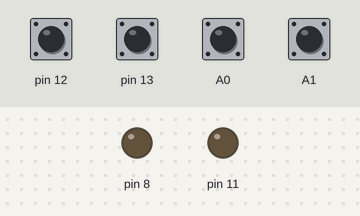
The sketch below on a simulated Arduino Uno, built with avr-gcc and run on an emulated ATmega328P. On the bench: output pins drawn as LEDs (lit = HIGH). The inputs (shaded band) are chosen by the test bench; at power-on: A0, A1, pin 12, pin 13 HIGH.

Above: at 2.2 s.
2.3 s: pin 12 pulled LOW for 0.15 s
At 3.3 s:
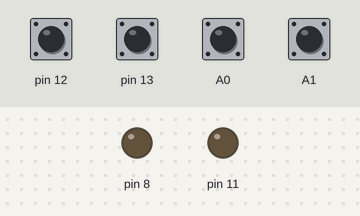
4.0 s: pin 13 pulled LOW for 0.15 s
At 4.1 s:
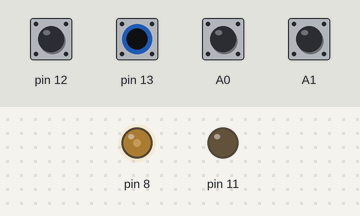
5.6 s: A1 pulled LOW for 0.15 s
At 7.0 s:
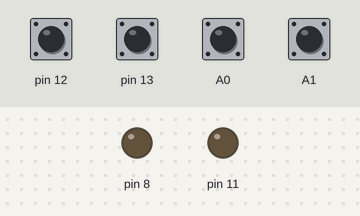
7.3 s: pin 12 driven LOW and pin 13 driven LOW
At 8.4 s:
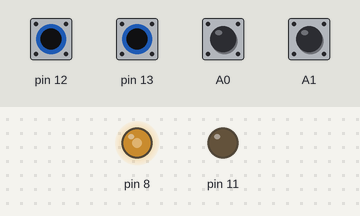
8.8 s: A0 pulled LOW for 0.15 s
At 8.92 s:
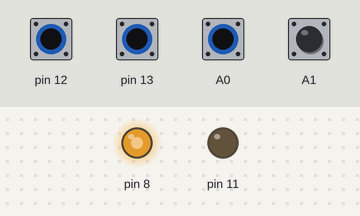
10.5 s: A1 pulled LOW for 1 s
At 12.8 s:
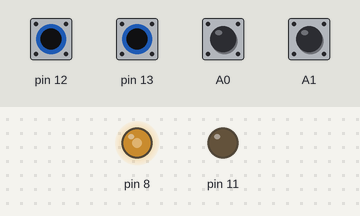
Timing chart, 0 to 14.0 s (numbered marks = the images above; inputs shaded):
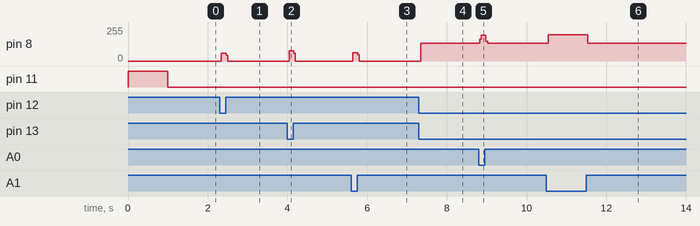

The sketch:

led_and_switch.ino
```cpp
/******************************************************************************
    Platform:Arduino Course Programs.

    Written by: Pratiksha Kasbekar, Vidya Robotics Pvt. Ltd.
    Edited By: , Vidya Robotics Pvt. Ltd.
    Last Modification: 05-07-2017

    This is a simple LED and switch program.
    In this when switch is pressed LED will turn ON otherwise it will remain OFF.
    Switch is connected to pin 12 and LED is connected to pin 3.
    One terminal of switch is given to Arduino pin and second is given to GROUND.
    So use software pull up concept to make pin initially HIGH. So that when switch is not pressed we will receive HIGH at pin.
    Anode of LED is given arduino pin 3 and cathode is given to GROUND through resistor pin.


    Hardware Setup:-
    Connect  USB  cable between PC and Arduino Uno.
    Select Controller Board: Arduino UNO
    Select USBASP programmer type
    Connect switch and led to arduino and supply pins
********************************************************************************/
void setup()
{
  pinMode(8,OUTPUT);
  pinMode(A0,INPUT);
  pinMode(A1,INPUT);
  pinMode(12,INPUT);
  pinMode(13,INPUT);
  pinMode(11,OUTPUT);
  digitalWrite(11,HIGH);
     delay(1000);
     digitalWrite(11,LOW);

  digitalWrite(A0,HIGH);
   digitalWrite(A1,HIGH);
    digitalWrite(12,HIGH);
     digitalWrite(13,HIGH);

     // pull up
}

void loop()
{

  if(digitalRead(A0)==LOW)
  {
     digitalWrite(8,HIGH);
  }
  else
  {
     digitalWrite(8,LOW);
  }
   if(digitalRead(A1)==LOW)
  {
     digitalWrite(8,HIGH);
  }
  else
  {
     digitalWrite(8,LOW);
  }
   if(digitalRead(12)==LOW)
  {
     digitalWrite(8,HIGH);
  }
  else
  {
     digitalWrite(8,LOW);
  }
   if(digitalRead(13)==LOW)
  {
     digitalWrite(8,HIGH);
  }
  else
  {
     digitalWrite(8,LOW);
  }

}
```

Measured:
- after the input at 2.3 s, pin 8: 0/255 → 59/255 at once, → 0/255 0.12 s later
- after the input at 4.0 s, pin 8: 0/255 → 76/255 at once, → 0/255 0.12 s later
- after the input at 5.6 s, pin 8: 0/255 → 61/255 at once, → 0/255 0.12 s later
- after the input at 7.3 s, pin 8: 0/255 → 135/255 at once
- after the input at 8.8 s, pin 8: 135/255 → 194/255 at once, → 135/255 0.16 s later
- after the input at 10.5 s, pin 8: 135/255 → 196/255 at once, → 135/255 1.0 s later
